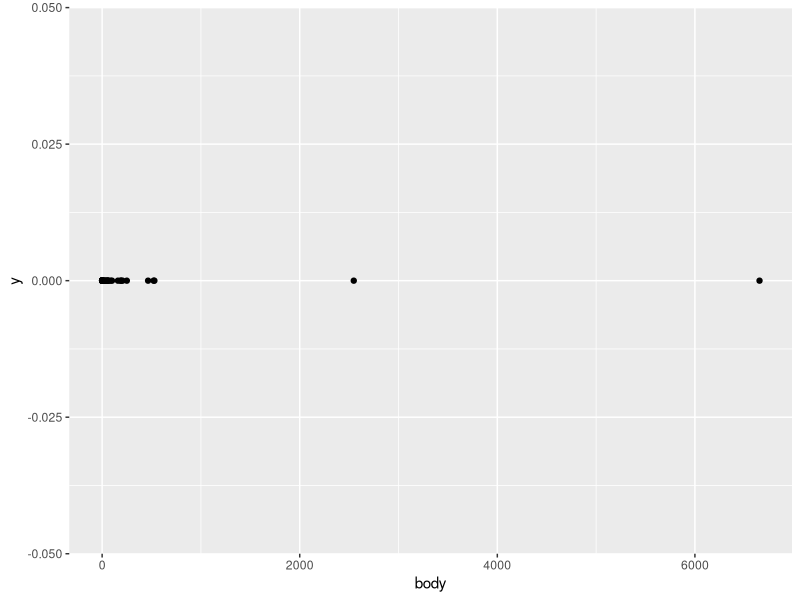
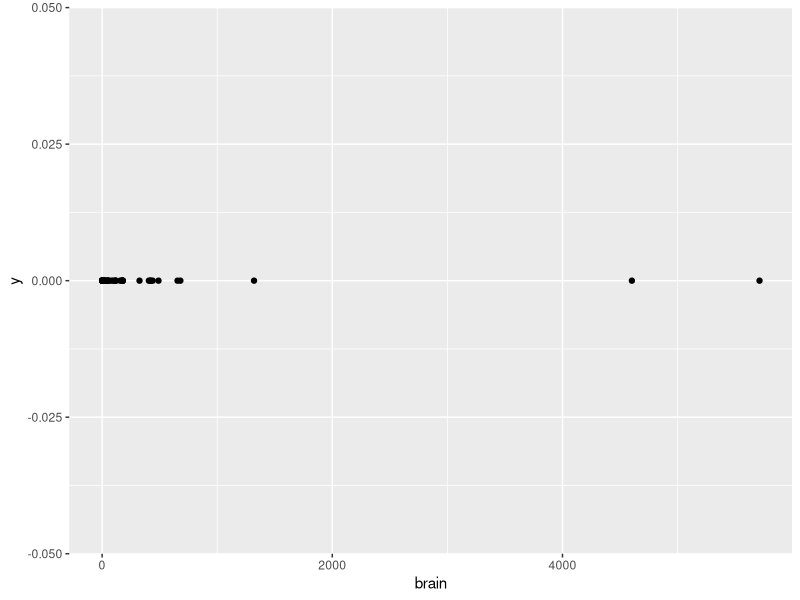
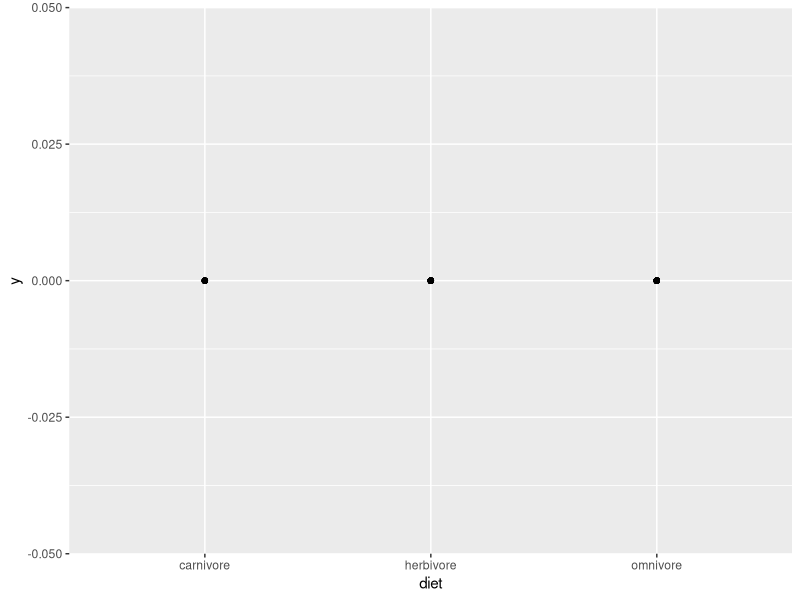
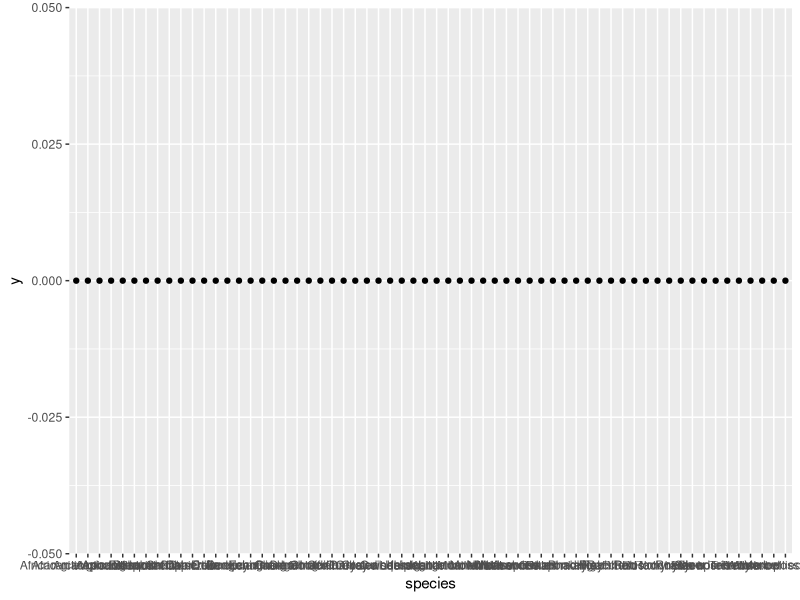
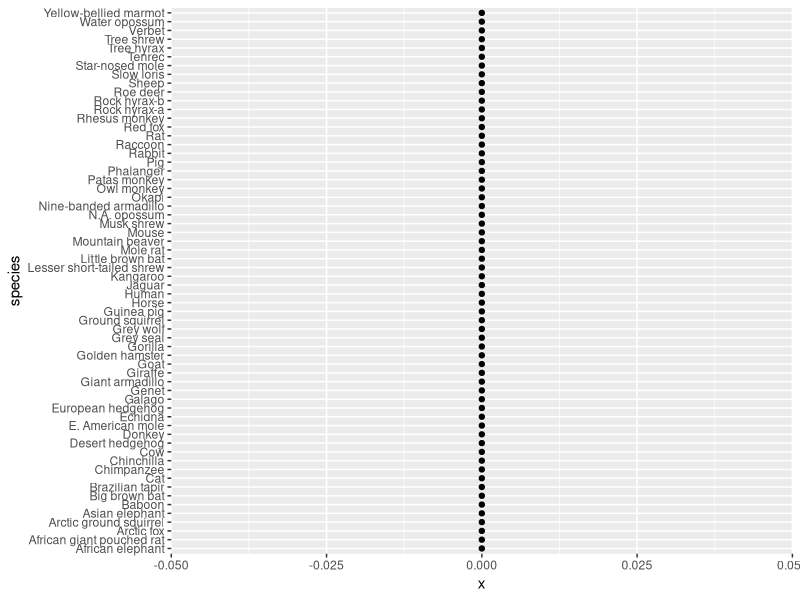
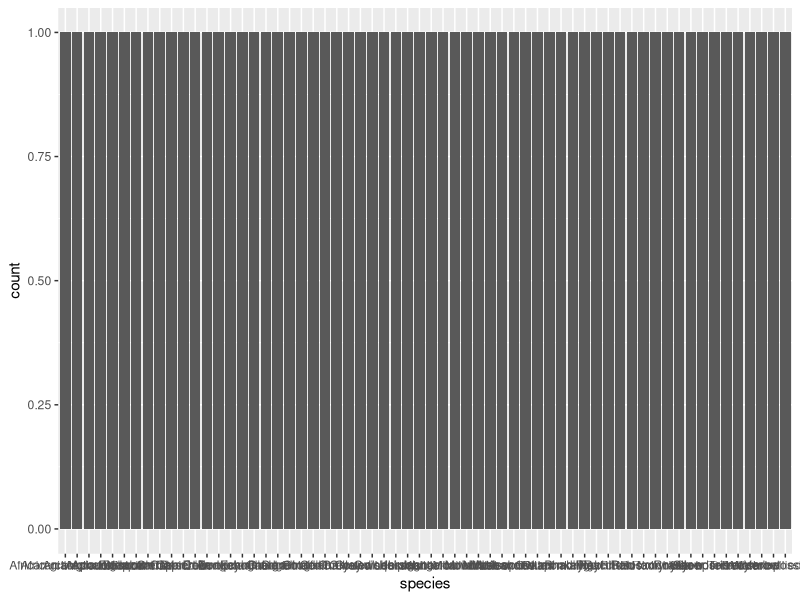
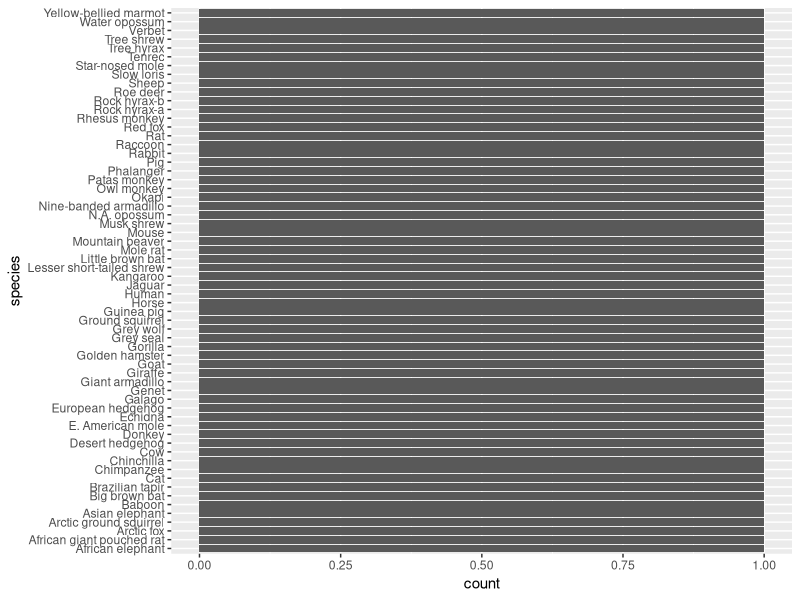
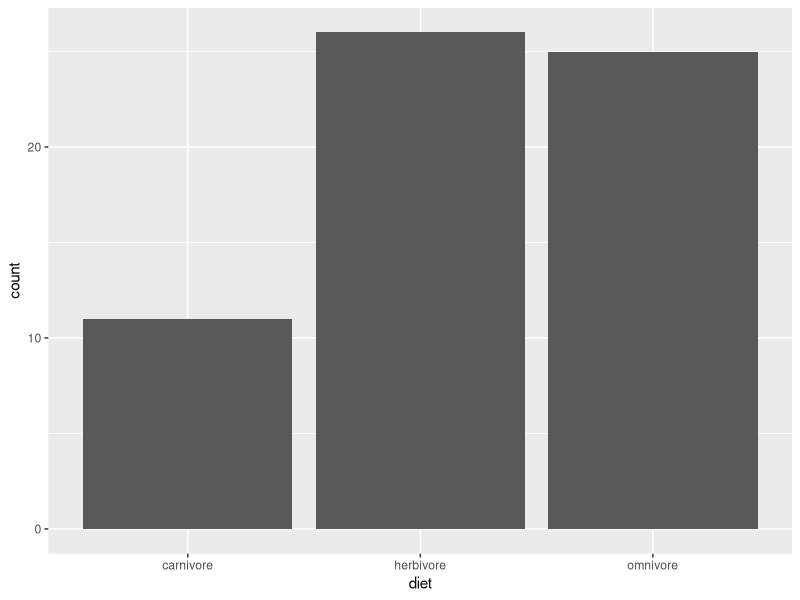

Recreate these plots in R, in order.
## ---- chunk 1
library(tidyverse)
library(scales)
mammals <- read_csv("mammals.csv")
## ---- chunk 2
ggplot(mammals, aes(body, 0)) + geom_point()
## ---- chunk 3
ggplot(mammals, aes(brain, 0)) + geom_point()
## ---- chunk 4
ggplot(mammals, aes(diet, 0)) + geom_point()
## ---- chunk 5
ggplot(mammals, aes(species, 0)) + geom_point()
## ---- chunk 6
ggplot(mammals, aes(0, species)) + geom_point()
## ---- chunk 7
ggplot(mammals, aes(species)) + geom_bar()
ggplot(mammals, aes(y = species)) + geom_bar()
## ---- chunk 8
ggplot(mammals, aes(diet)) + geom_bar()
## ---- chunk 9
ggplot(mammals, aes(y = as.factor(body))) + geom_bar()
## ---- chunk 10
ggplot(mammals, aes(body, 0)) + geom_point()
## ---- chunk 11
ggplot(mammals, aes(body)) + geom_histogram()
## ---- chunk 12
ggplot(mammals, aes(body)) + geom_histogram(binwidth = 10)
## ---- chunk 13
ggplot(mammals, aes(body)) + geom_histogram() + 
    scale_x_continuous(transform = "log10", labels = label_comma())
## ---- chunk 14
ggplot(mammals, aes(body)) + geom_histogram(binwidth = 0.5) + 
    scale_x_continuous(transform = "log10", labels = label_comma())
## ---- chunk 15
ggplot(mammals, aes(body)) + geom_histogram(binwidth = 0.1) + 
    scale_x_continuous(transform = "log10", labels = label_comma())
## ---- chunk 16
ggplot(mammals, aes(body)) + geom_histogram(binwidth = 0.01) + 
    scale_x_continuous(transform = "log10", labels = label_comma())
## ---- chunk 17
ggplot(mammals, aes(body)) + geom_density() + 
    scale_x_continuous(transform = "log10", labels = label_comma())
## ---- chunk 18
ggplot(mammals, aes(body)) + 
    geom_histogram(aes(y = after_stat(density))) +      # <1>
    geom_density() + 
    scale_x_continuous(transform = "log10", labels = label_comma())
## ---- chunk 19
ggplot(mammals, aes(body)) + 
    geom_histogram(aes(y = after_stat(density)), 
                   binwidth = .67,
                   fill = "gray") +
    geom_density() + 
    scale_x_continuous(transform = "log10", labels = label_comma())
## ---- chunk 20
ggplot(mammals, aes(body)) + geom_density(adjust = .2) + 
    scale_x_continuous(transform = "log10", labels = label_comma())
ggplot(mammals, aes(body)) + geom_density(adjust = 1.5) + 
    scale_x_continuous(transform = "log10", labels = label_comma())
